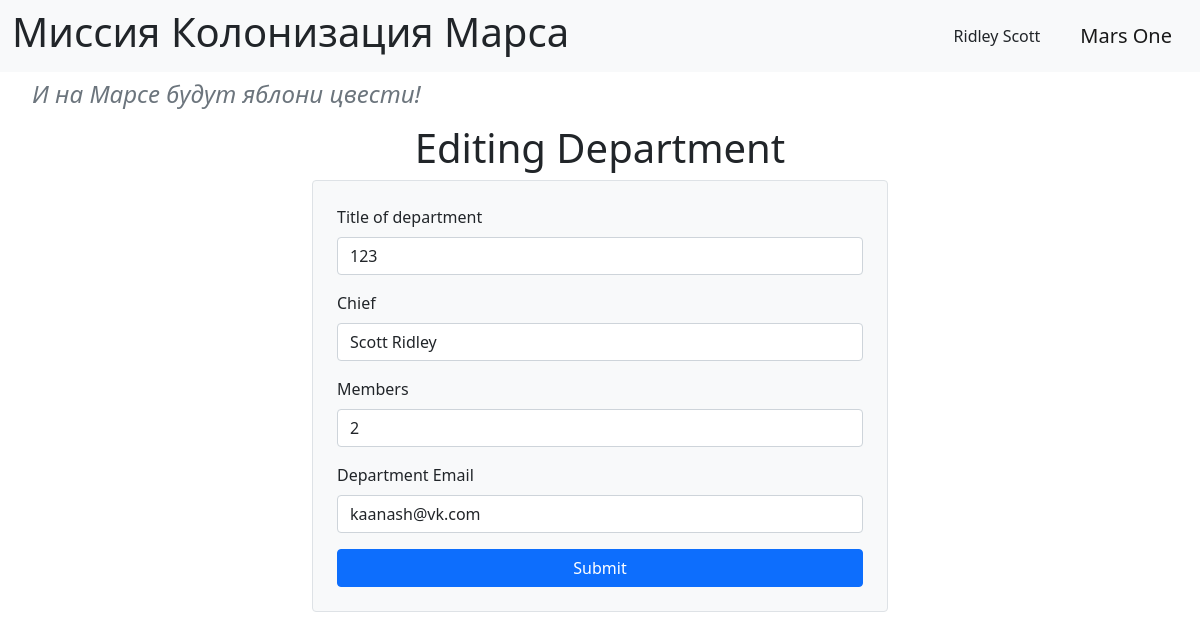
Page /departments/1 (signed in) on the committed database.
### data/users.py (models this page shows, shortened)
class User(SqlAlchemyBase, UserMixin):
    __tablename__ = 'users'
    id = sqlalchemy.Column(sqlalchemy.Integer,
                           primary_key=True, autoincrement=True)
    surname = sqlalchemy.Column(sqlalchemy.String, nullable=True)
    name = sqlalchemy.Column(sqlalchemy.String, nullable=True)
    age = sqlalchemy.Column(sqlalchemy.Integer, nullable=True)
    position = sqlalchemy.Column(sqlalchemy.String, nullable=True)
    speciality = sqlalchemy.Column(sqlalchemy.String, nullable=True)
    address = sqlalchemy.Column(sqlalchemy.String, nullable=True)
    email = sqlalchemy.Column(sqlalchemy.String,
                              index=True, unique=True, nullable=True)
    hashed_password = sqlalchemy.Column(sqlalchemy.String, nullable=True)
    modified_date = sqlalchemy.Column(sqlalchemy.DateTime,
                                      default=datetime.datetime.now)

### data/departments.py (models this page shows)
class Department(SqlAlchemyBase):
    __tablename__ = 'departments'
    id = sqlalchemy.Column(sqlalchemy.Integer,
                           primary_key=True, autoincrement=True)
    title = sqlalchemy.Column(sqlalchemy.String, nullable=True)
    chief = sqlalchemy.Column(sqlalchemy.Integer,
                              sqlalchemy.ForeignKey("users.id"))
    members = sqlalchemy.Column(sqlalchemy.String, nullable=True)
    email = sqlalchemy.Column(sqlalchemy.String,
                              index=True, unique=True, nullable=True)
    user = orm.relationship('User')

### main.py (the view, shortened to what this page needs)
@app.route('/departments/<int:id>', methods=['GET', 'POST'])
@login_required
def edit_department(id):
    form = DepartmentForm()
    db_sess = db_session.create_session()
    dept = db_sess.query(Department).filter(Department.id == id).first()
    if not dept:
        abort(404)
    if int(dept.chief) != int(current_user.id) and int(current_user.id) != 1:
        abort(403)
    users = db_sess.query(User).all()
    form.chief.choices = [(u.id, f"{u.surname} {u.name}") for u in users]
    if request.method == "GET":
        form.title.data = dept.title
        form.chief.data = dept.chief
        form.members.data = dept.members
        form.email.data = dept.email
    return render_template('add_department.html', title='Editing Department', form=form)

### forms/departament.py
class DepartmentForm(FlaskForm):
    title = StringField('Title of department', validators=[DataRequired()])
    chief = SelectField('Chief', coerce=int, validators=[DataRequired()])
    members = StringField('Members', validators=[DataRequired()])
    email = StringField('Department Email', validators=[DataRequired(), Email()])
    submit = SubmitField('Submit')

### data/db_session.py (called while the page is built)
def create_session() -> Session:
    global __factory
    return __factory()

### main.py (called while the page is built)
@login_manager.user_loader
def load_user(user_id):
    db_sess = db_session.create_session()
    return db_sess.query(User).get(user_id)

### templates/add_department.html (shortened to what this page needs)
{% extends "base.html" %}
{% block content %}
<h1 align="center">{{ title }}</h1>
<div class="row justify-content-center">
    <div class="col-md-6">
        <form action="" method="post" class="border p-4 rounded bg-light">
            <div class="form-group mb-3">
                {{ form.title.label(class="form-label") }}
                {{ form.title(class="form-control") }}
            </div>
            <div class="form-group mb-3">
                {{ form.chief.label(class="form-label") }}
                {{ form.chief(class="form-control") }}
            </div>
            <div class="form-group mb-3">
                {{ form.members.label(class="form-label") }}
                {{ form.members(class="form-control") }}
            </div>
            <div class="form-group mb-3">
                {{ form.email.label(class="form-label") }}
                {{ form.email(class="form-control") }}
            </div>
            <div class="d-grid gap-2">
                {{ form.submit(class="btn btn-primary") }}
            </div>
        </form>
    </div>
</div>
{% endblock %}

### templates/base.html (shortened to what this page needs)
<!doctype html>
<html lang="en">
<head>
    <link rel="stylesheet"
          href="https://cdn.jsdelivr.net/npm/bootstrap@5.0.0-beta1/dist/css/bootstrap.min.css"
>
    <link rel="stylesheet" type="text/css" href="{{ url_for('static', filename='css/style.css') }}"/>
</head>
<body>
<header>
    <nav class="navbar navbar-light bg-light">
        <div class="container-fluid">
            <a href="/" style="text-decoration: none; color: inherit;">
                <h1>Миссия Колонизация Марса</h1>
            </a>
            <div class="d-flex align-items-center">
                {% if current_user.is_authenticated %}
                    <a class="nav-link text-dark me-4" href="/logout">
                        {{ current_user.name }} {{ current_user.surname }}
                    </a>
                {% else %}
                    <a class="btn btn-primary me-2" href="/register">Зарегистрироваться</a>
                    <a class="btn btn-success me-4" href="/login">Войти</a>
                {% endif %}
                <span class="navbar-brand">Mars One</span>
            </div>
        </div>
    </nav>
</header>
<main role="main" class="container-fluid mt-2">
    <h4 class="text-secondary subtitle">И на Марсе будут яблони цвести!</h4>
    {% block content %}{% endblock %}
</main>
</body>
</html>

### static/css/style.css (style rules this page uses)
h4 { color: #333; padding-left: 20px; margin-bottom: 15px; }
.subtitle { color: #808080; font-style: italic; font-weight: normal; }

### rows in the picture
User: name "Ridley", surname "Scott"
Department: title "123", chief "Scott Ridley", members "2", email "kaanash@vk.com"

### other values in the picture
{{ title }} "Editing Department"
